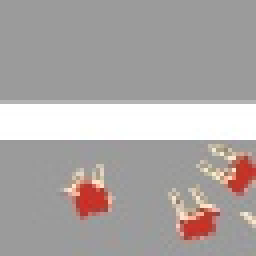
#> input picture it_grop/src/dataset_1-46/images/1.jpg, 64 x 64 px (shown 4 times larger); its folder holds only this picture in this run
$ python heatmap.py
#> lines starting #> are read from the running program, lines starting #| are printed output that depends on the picture
import random
import os
import json
import cv2
from PIL import Image, ImageColor


class heatmap():

    def __init__(self):
        self.im_path = "dataset_1-46/images/"
        self.annotation_file = 'dataset_1-46/annotations.txt'
        times = 5
        self.gray_colors = [0, 51, 102, 153, 204, 255]
        #self.gray_colors = [250, 0]
        self.colors = [(0,0,255),(0,255,0),(0,128,0),(255,255,0),(255,150,0),(255,0,0)]
        self.whole_image = True

    # [42 lines left out: functions similar_color, gray_to_color, not called in this run]
    def generate_heatmaps(self):
        #generate grayscale groundtruth heatmaps from annotations, and this is a discrete heatmap
        annotations = {}
        with open (self.annotation_file, 'r') as f:
#> (reads it_grop/src/dataset_1-46/annotations.txt from the repository)
            annotations = json.load(f)

        for f in os.listdir(self.im_path):
            im = Image.open(self.im_path+f)
#> im is the input picture: PIL image 64x64 RGB; mean R, G, B 173, 167.2, 165.8
            im = im.convert("RGBA")
#> im: PIL image 64x64 RGBA
            pixelMap = im.load()
            image_id = int(f.split('.')[0])
            #im.show()
            #img = Image.new('RGBA', im.size)
            #Grayscale image
            img = Image.new('L', im.size)
#> img: PIL image 64x64 L; every value is 0
            #img.show()
            pixelsNew = img.load()
            levels = {}
            if not self.whole_image:
                for instance in annotations:
                    if instance["image_id"] == image_id:
                        key = (instance["robot_pose"][0], instance["robot_pose"][1])
                        if key not in levels.keys():
                            levels[key] = 0
                for instance in annotations:
                    if instance["image_id"] == image_id:
                        if instance["unloading_result"] == True:
                            levels[(int(instance["robot_pose"][0]),int(instance["robot_pose"][1]))] += 1
                for key in levels.keys():
                    #pixelsNew[key[0], key[1]] = self.colors[levels[key]]
                    pixelsNew[key[0], key[1]] = self.gray_colors[levels[key]]
            else:
                for i in range(img.size[0]):
                    for j in range(img.size[1]):
                        levels[(i,j)] = 0
                for instance in annotations:
                    if instance["image_id"] == image_id:
                        if instance["unloading_result"] == True:
                            levels[(int(instance["robot_pose"][0]),int(instance["robot_pose"][1]))] += 1

                for i in range(img.size[0]):
                    for j in range(img.size[1]):
                        #pixelsNew[i,j] = self.colors[levels[(i,j)]]
                        pixelsNew[i,j] = self.gray_colors[levels[(i,j)]]
            #print (im.size)
            #print (img.size)
            img = img.convert("RGBA")
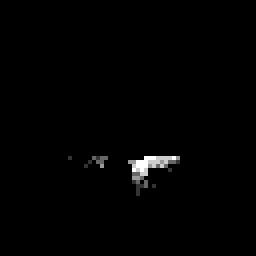
#> img: PIL image 64x64 RGBA (shown 4 times larger); mean R, G, B, A 2.3, 2.3, 2.3, 255
            #new_img = Image.blend(im, img, 0.5)
            #crop to half
            width, height = img.size
#> width = 64; height = 64
            left = 0
            right = width
#> right = 64
            top = height/2
#> top = 32
            bottom = height
#> bottom = 64

            img = img.crop((left, top, right, bottom))
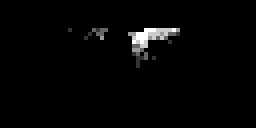
#> img: PIL image 64x32 RGBA (shown 4 times larger); mean R, G, B, A 4.6, 4.6, 4.6, 255
            #new_img = new_img.crop((left, top, right, bottom))
            img.save("heatmaps/"+f.split('.')[0]+".png")
            #new_img.save("heatmaps/"+f.split('.')[0]+".png")
    # [139 lines left out: functions blend_images, sample_pixel, random_sample_pixel, enlarge_image, get_feasibility, not called in this run]


if __name__ == '__main__':
    test = heatmap()
    #filename = "h1_t.jpg"
    #sample_n = 1
    test.generate_heatmaps()
    # [4 lines of commented-out code are left out]
